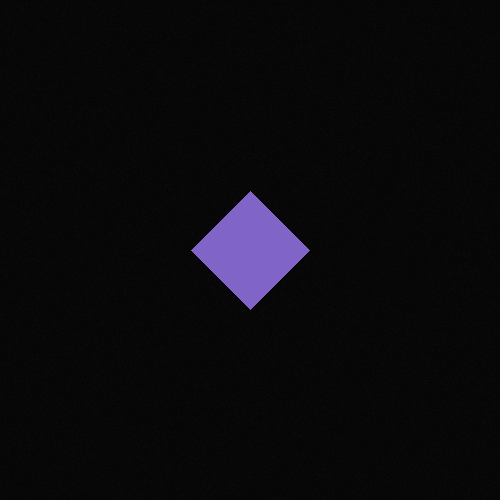
Frame 1 (no input)
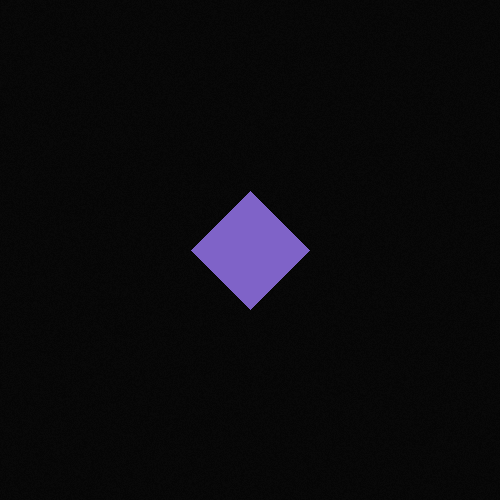
Frame 60 (the mouse pressed at the canvas centre just before this capture)
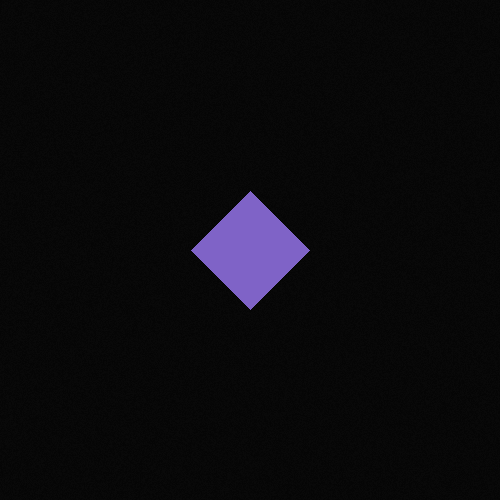
Frame 120 (the mouse held since frame 60 and released just before this capture)

The Processing sketch that drew these frames (run headless with seeded random() and noise(); from frame 60 on, the mouse is pressed at the canvas centre):

// Processing sketch: processing_122491
// ── processing_122491.pde

int mouse_x;
int cx, cy;
int count = 0;

int state=0;
int nostates=7;

int mode=0;
int nomodes=5;

int op = 0;
int noop = 3;

int shift = 0;

int anon = 0;
int noanon = 3;

//turn
int the;
//wheel

boolean flash=false;

color g_col = color(255, 255, 255, 85);
int roff=128, goff=100, boff=200, rscale=90, gscale=90, bscale=90;
int r=roff, g=goff, b=boff, rs=1, gs=1, bs=1;

int bg = 5;

void setup() {
  
  frameRate(30);

  size(500, 500);

  cx = width/2;
  cy = width/2;

  printstates();
}

void draw() {  
  render();
}

int fn(int x1, int y1, int x2, int y2)
{
  int dx = abs(x2 - x1);
  int dy = abs(y2 - y1);
  return (dx + dy);
}

int fn_tri(int x1, int y1, int x2, int y2)
{
  int dx = abs(x2 - x1);
  int dy = abs(y2 - y1);

  return (dx - dy + cy/2);
}

int min_fn(int x1, int y1, int x2, int y2)
{
  int dx = abs(x2 - x1);
  int dy = abs(y2 - y1);
  return min(dx, dy);
}

int max_fn(int x1, int y1, int x2, int y2)
{
  int dx = abs(x2 - x1);
  int dy = abs(y2 - y1);
  return max(dx, dy);
}

int binary_fn_or(int x1, int y1, int x2, int y2) 
{
  int dx = abs(x2 - x1);
  int dy = abs(y2 - y1);
  return dx | dy;
}

int binary_fn_and(int x1, int y1, int x2, int y2) 
{
  int dx = abs(x2 - x1);
  int dy = abs(y2 - y1);
  return dx & dy;
}

int binary_fn_xor(int x1, int y1, int x2, int y2) 
{
  int dx = abs(x2 - x1);
  int dy = abs(y2 - y1);
  return dx ^ dy;
}

int real_fn(int x1, int y1, int x2, int y2)
{  
  return (int)dist(x1, y1, x2, y2);
}


void render() {

  float anim = 1.0;
  color c;

  if (anon == 1) anim = (random(0.05,10));
  if (anon == 2) {
    shift++;
    if (shift==31) shift=0;
  }
  if (mode==2) count++;

  loadPixels();

  color colorwheel;
  colorwheel = color(cos((20*the++))*rs+r, cos((20*the++))*gs+g, cos((20*the++))*bs+b);


  for (int i = 0; i < pixels.length; i++) {

    c = color(random(bg, bg+bg)); 

    int y = i / width;
    int x = i % width;
    int d = 0;
    float pv = 0;

    if (mode==0) pv = 60;
    if (mode==1) pv = cx;
    if (mode==2) pv = count%cx;
    if (mode==3) pv = 1+count++%cx;
    if (mode==4) pv = random(1)*cx;

    if (state==0) d = fn(cx, cy, x, y)<<shift;
    if (state==1) d = min_fn(cx, cy, x, y)<<shift;
    if (state==2) d = max_fn(cx, cy, x, y)<<shift;
    if (state==3) d = real_fn(cx, cy, x, y)<<shift;
    if (state==4) d = fn_tri(cx, cy, x, y)<<shift;
    if (state==5) 
    {      
      if (op==0) d = binary_fn_or(cx, cy, x, y)<<shift;
      if (op==1) d = binary_fn_and(cx, cy, x, y)<<shift;
      if (op==2) d = binary_fn_xor(cx, cy, x, y)<<shift;
    }
    if (state==6)
    {
      c = #000000;

      d = binary_fn_or(cx, cy, x, y)<<shift;
      if (d < pv)
      {
        c+=color((g_col >> 16) & 0xFF, 0, 0, (g_col >> 24) & 0xFF);
      }

      d = binary_fn_and(cx, cy, x, y)<<shift;
      if (d < pv)
      {
        c+=color(0, (g_col >> 8) & 0xFF, 0, (g_col >> 24) & 0xFF);
      }
      d = binary_fn_xor(cx, cy, x, y)<<shift;
      if (d < pv)
      {
        c+=color(0, 0, g_col & 0xFF, (g_col >> 24) & 0xFF);
      }
    }
    else if ( anim*d < pv)
    { 
      c = colorwheel;
    }

    pixels[i]=c;
  }

  updatePixels();
}

void keyReleased( )
{
  //cycle distance functions
  if (key== ' ') { 
    state++; 
    if (state==nostates) state = 0;
  }
  //cycle comparsion value function
  if (key== 'b') { 
    mode++; 
    if (mode==nomodes) mode = 0;
  }
  //cycle animations
  if (key== 'v') { 
    anon++;
    shift=0;
    if (anon==noanon) anon=0;
  }
  //cycle bitwise behaviour
  if (key== 'n') {
    op++;
    if (op==noop) op=0;
  }
  //bitshift distance behaviour
  if (key== '+') shift++;
  if (key== '-') shift--;
  //colorflash
  if (key== 'g')
  { 
    flash=!flash;
    if (!flash)
    {
      rscale=rs;
      gscale=gs;
      bscale=bs;
      rs=1;
      gs=1;
      bs=1;
    }
    else
    {
      rs=rscale;
      gs=gscale;
      bs=bscale;
    }
  }

  if (key== 'e') r+=5;
  if (key== 'r') g+=5;
  if (key== 't') b+=5;
  if (key== 's') r-=5;
  if (key== 'd') g-=5;
  if (key== 'f') b-=5;
  if (key== 'z') rs+=5;
  if (key== 'u') gs+=5;
  if (key== 'i') bs+=5;
  if (key== 'h') rs-=5;
  if (key== 'j') gs-=5;
  if (key== 'k') bs-=5;

  printstates();
}

void printstates() {
  println( "#space# state: " +state+" #b# mode: "+mode+" #n# opnumber: "+op+" #+#-# shift: "+shift+" #v# anim: "+anon+" #g# flash :"+flash+" offset: "+r+" "+g+" "+b+" scale: "+rs+" "+gs+" "+bs);
}
